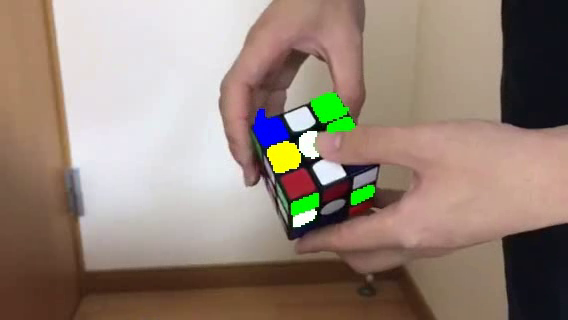
#> input picture frame 5 of output.mp4, 568 x 320 px, given in place of 00000.MTS, which was not available
$ python crange3.py
#> lines starting #> are read from the running program, lines starting #| are printed output that depends on the picture; after the words box and inside, x2 and y2 are one past the last pixel; in counts of white or black regions, pixels touching at a corner belong together; pictures that were not available may be replaced by others from this repository, and a replacement may not be noted
#ライブラリ
import cv2 #映像処理
import numpy as np
import math
import copy
import sys

def color_detect(img,color):
    # HSV色空間に変換
    hsv = cv2.cvtColor(img, cv2.COLOR_BGR2HSV)
    # 色のHSVの値域
    a = []
    b = []
    if color == 'white':
        a = [0,0,100]
        b = [180,128,255]
    elif color == 'yellow':
        a = [20,100,100]
        b = [50,255,255]
    elif color == 'green':
        a = [50,100,100]
        b = [70,255,255]
    elif color == 'blue':
        a = [80,150,50]
        b = [140,255,255]
    elif color == 'red':
        a = [160,50,50]
        b = [180,255,255]
    elif color == 'orange':
        a = [0,100,100]
        b = [20,255,255]
    hsv_min = np.array(a)
    hsv_max = np.array(b)
    mask = cv2.inRange(hsv, hsv_min, hsv_max)
    return mask

def changecolor(height,width,dst,img_masked, color):
    a = []
    if color == 'white':
        a = [255,255,255]
    elif color == 'yellow':
        a = [0,255,255]
    elif color == 'green':
        a = [0,255,0]
    elif color == 'blue':
        a = [255,0,0]
    elif color == 'red':
        a = [0,0,255]
    elif color == 'orange':
        a = [0,100,255]
    dst[img_masked > 0] = a
    return dst

VIDEOFILE = '00000.MTS' #ビデオファイル名
fps = 30

def main():
    video = cv2.VideoCapture(VIDEOFILE)
    height = int(video.get(cv2.CAP_PROP_FRAME_HEIGHT))
    width = int(video.get(cv2.CAP_PROP_FRAME_WIDTH))
    fps = int(video.get(cv2.CAP_PROP_FPS))
    fourcc = cv2.VideoWriter_fourcc(*'DIVX')
    writer = cv2.VideoWriter('output.mp4', fourcc, fps, (width, height))
    allframe = int(video.get(7)) #総フレーム数
    rate = int(video.get(5)) #フレームレート
    resize = 0.5
    b = 200 #ステータスバーの上限
    cnt = 0

    for f in range(allframe):
        ret, frame_default = video.read()
        dst = copy.copy(frame_default)
        frame = cv2.resize(frame_default, dsize=None, fx=resize, fy=resize)

        colorarray0 = ['white','yellow','green','blue']
        colorarray1 = ['blue','green','white','yellow']
        for i in range(len(colorarray0)):
            mask = color_detect(frame,colorarray0[i])
            if np.count_nonzero(mask) > 0:
                nLabels, labelImages, data, center = cv2.connectedComponentsWithStats(mask)

                for j in range(len(data)):
                    #if i == 0:
                        #print(data[j][4])
                    if data[j][4] > 1 / 100 * width * height * resize ** 2 or data[j][4] < 1 / 1000 * width * height * resize ** 2:
                        if i == 0:
                            for k in range(len(labelImages)):
                                if j in labelImages[k]:
                                    for o in range(len(labelImages[k])):
                                        if labelImages[k][o] == j:
                                            mask[k][o] = 0

                        #print(mask)
            mask = cv2.resize(mask, dsize=None, fx=1 / resize, fy=1 / resize)
            dst = changecolor(height,width,dst,mask,colorarray1[i])
        writer.write(dst)
        #cv2.imshow('Frames',mask)
        #k = cv2.waitKey(rate)

        if f % (allframe // b) == 0:
            sys.stdout.write("\r")
            if cnt <= b:
                for i in range(cnt):
                    sys.stdout.write("=")
                for i in range(b - cnt):
                    sys.stdout.write(" ")
            sys.stdout.write("|")
            sys.stdout.flush()
            cnt+=1
#> this loop made 1 pass
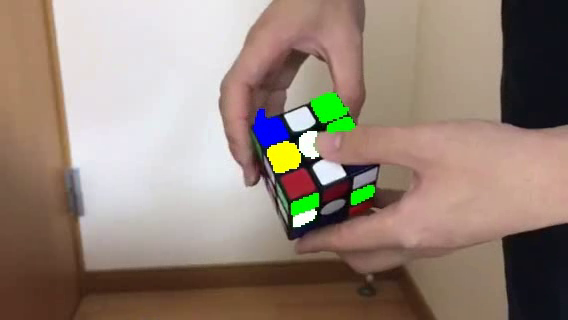
#> input picture frame 5 of output.mp4, 568 x 320 px, given in place of 00000.MTS, which was not available
#> pass 1, in color_detect, `mask = cv2.inRange(hsv, hsv_min, hsv_max)`:
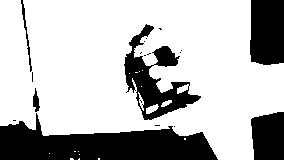
#> mask: shape (160, 284); 72.6% white; 19 black regions (13 under 20 px), largest, box (x1, y1, x2, y2) and area: (0, 113, 218, 160) 6023, (124, 24, 201, 120) 2598, (250, 0, 284, 65) 2117, (251, 112, 284, 160) 1428, (21, 0, 32, 72) 142, (33, 88, 40, 112) 97
#> pass 1, in color_detect (call 2), `mask = cv2.inRange(hsv, hsv_min, hsv_max)`:
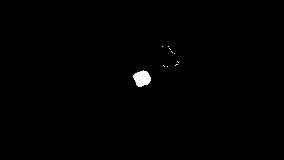
#> mask: shape (160, 284); 0.51% white; 10 white regions (9 under 20 px), largest, box (x1, y1, x2, y2) and area: (133, 70, 151, 87) 215
#> after the loop:
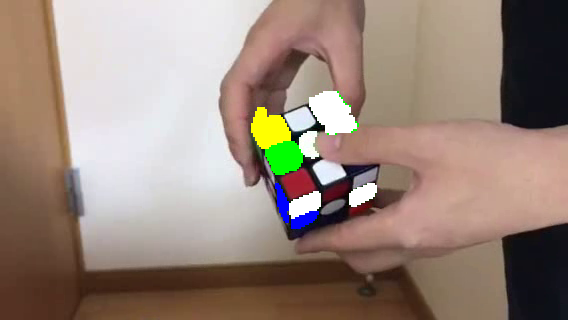
#> dst: shape (320, 568, 3); mean B, G, R 122.7, 134.3, 152.7
#> frame_default is the input picture: shape (320, 568, 3); mean B, G, R 120.6, 132.3, 149.9
#> after the loop, cnt = 0
    cv2.destroyAllWindows()


if __name__ == "__main__":
#> (the run stopped early here; a loop or call above may not have finished)

$ run again, starting later in the video
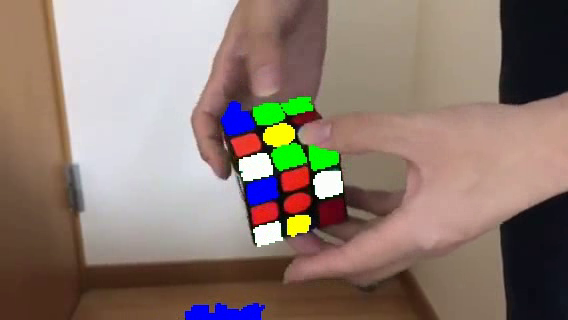
#> input picture frame 46 of output.mp4, 568 x 320 px, given in place of 00000.MTS, which was not available
#> the loop in main, `for f in range(allframe):` made 1 pass
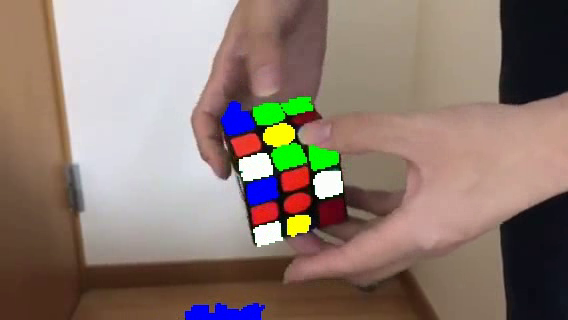
#> input picture frame 46 of output.mp4, 568 x 320 px, given in place of 00000.MTS, which was not available
#> pass 1, in color_detect, `mask = cv2.inRange(hsv, hsv_min, hsv_max)`:
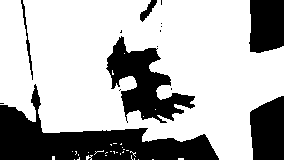
#> mask: shape (160, 284); 69.9% white; 15 black regions (9 under 20 px), largest, box (x1, y1, x2, y2) and area: (0, 84, 219, 160) 6433, (106, 36, 195, 123) 3339, (250, 96, 284, 160) 1869, (249, 0, 284, 53) 1697, (21, 0, 33, 80) 165, (140, 0, 157, 22) 143
#> in main, frame_default is the input picture: shape (320, 568, 3); mean B, G, R 114, 123.6, 141.6
#> after the loop in main, `for f in range(allframe):`:
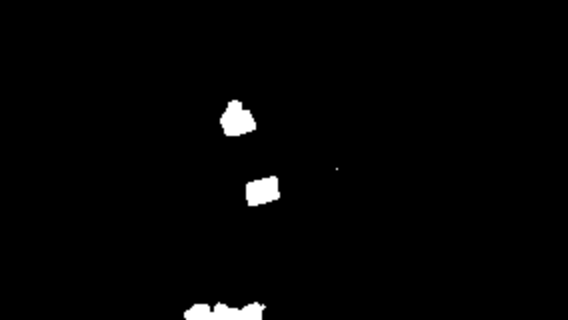
#> mask: shape (320, 568); min 0, max 255, mean 3.9
#> after the loop in main, `for f in range(allframe):`: cnt = 0
